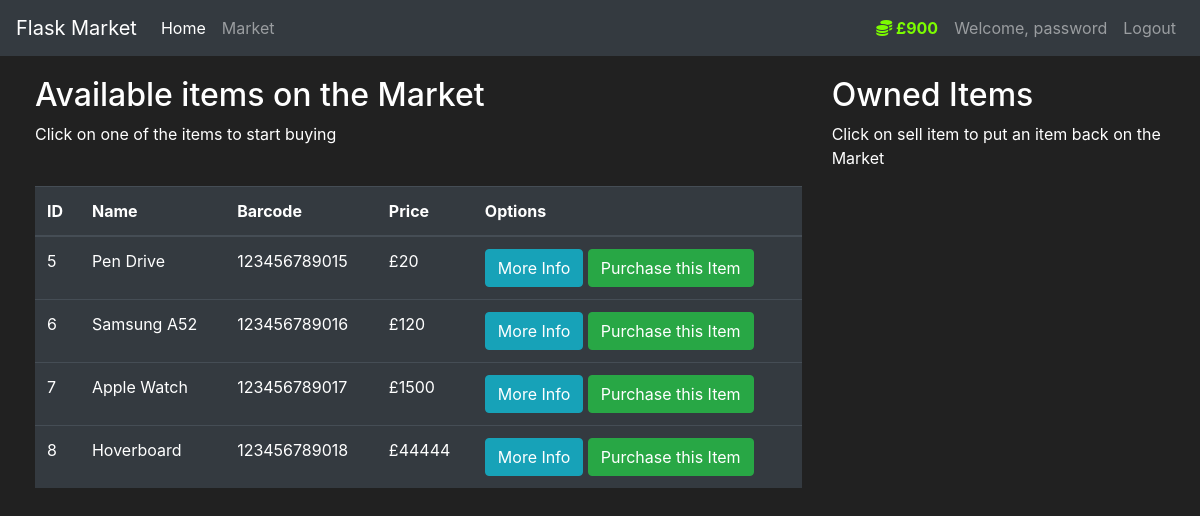
/market (signed in), run on an earlier commit of the app's database.
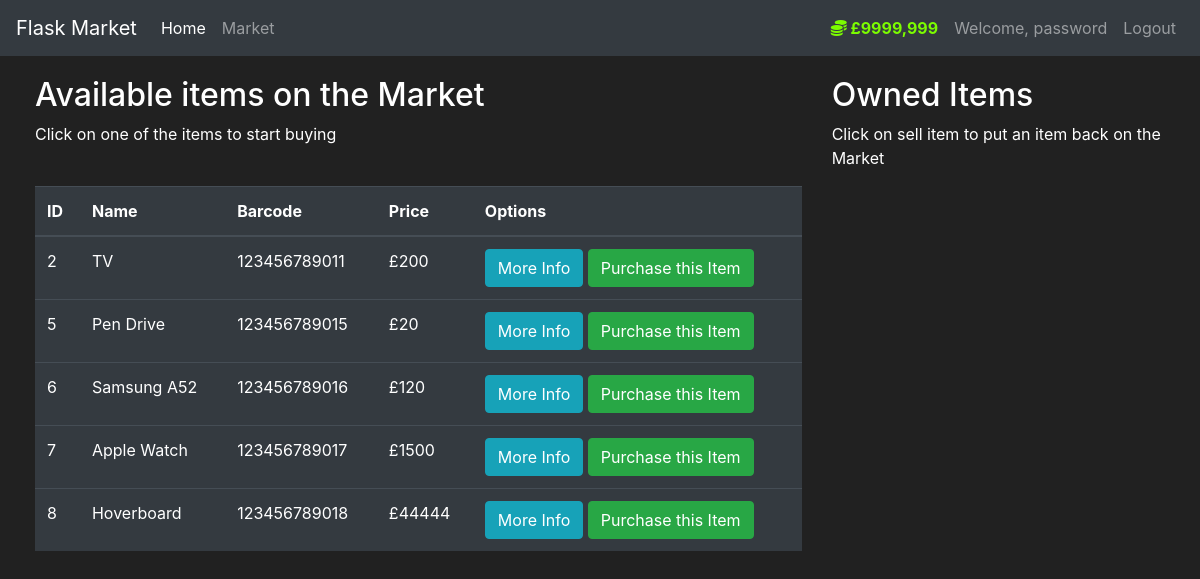
And on a later commit of the database.
### market/models.py (models this page shows, shortened)
class User(db.Model, UserMixin):
    id = db.Column(db.Integer(), primary_key=True)
    username = db.Column(db.String(length=30), nullable=False, unique=True)
    email_address = db.Column(db.String(length=50), nullable=False, unique=True)
    password_hash = db.Column(db.String(length=60), nullable=False)
    budget = db.Column(db.Integer(), nullable=False, default=1000)
    items = db.relationship('Item', backref='owned_user', lazy=True)
    @property
    def password(self):
        return self.password
    @property
    def prettier_budget(self):
        if len(str(self.budget)) >= 4:
            return f'£{str(self.budget)[:-3]},{str(self.budget)[-3:]}'
        else:
            return f'£{self.budget}'

class Item(db.Model):
    id = db.Column(db.Integer(), primary_key=True)
    name = db.Column(db.String(length=30), nullable=False, unique=True)
    price = db.Column(db.Integer(), nullable=False)
    barcode = db.Column(db.String(length=12), nullable=False, unique=True)
    description = db.Column(db.String(length=1024), nullable=False, unique=True)
    owner = db.Column(db.Integer(), db.ForeignKey('user.id'))

### market/routes.py (the view, shortened to what this page needs)
@app.route('/market', methods=['GET', 'POST'])
@login_required
def market_page():
    purchase_form = PurchaseItemForm()
    items = Item.query.filter_by(owner=None)
    return render_template('market.html', items=items, purchase_form=purchase_form)

### market/models.py (called while the page is built)
@login_manager.user_loader
def load_user(user_id):
    return User.query.get(int(user_id))

### market/templates/market.html (shortened to what this page needs)
{% extends 'base.html' %}
{% block content %}
<div class="row" style="margin-top:20px; margin-left:20px">
    <div class="col-8">
        <h2>Available items on the Market</h2>
        <p>Click on one of the items to start buying</p>
        <br>
        <table class="table table-hover table-dark">
            <thead>
            <tr>
                <th scope="col">ID</th>
                <th scope="col">Name</th>
                <th scope="col">Barcode</th>
                <th scope="col">Price</th>
                <th scope="col">Options</th>
            </tr>
            </thead>
            <tbody>
            {% for item in items %}
            <tr>
                <td>{{ item.id }}</td>
                <td>{{ item.name }}</td>
                <td>{{ item.barcode }}</td>
                <td>£{{ item.price }}</td>
                <td>
                    <button class="btn btn-outline btn-info" data-toggle="modal"
                            data-target="#Modal-MoreInfo-{{ item.id }}">More Info
                    </button>
                    <button class="btn btn-outline btn-success" data-toggle="modal"
                            data-target="#Modal-PurchaseConfirm-{{ item.id }}">Purchase this Item
                    </button>
                </td>
            </tr>
            {% endfor %}
            </tbody>
        </table>
    </div>
    <div class="col-4">
        <h2>Owned Items</h2>
        <p>Click on sell item to put an item back on the Market</p>
        <br>
    </div>
</div>
{% endblock %}

### market/templates/base.html (shortened to what this page needs)
<!doctype html>
<html lang="en">
<head>
    <link rel="stylesheet" href="https://cdn.jsdelivr.net/npm/bootstrap@4.5.3/dist/css/bootstrap.min.css"
>
    <link rel="stylesheet" href="https://cdnjs.cloudflare.com/ajax/libs/font-awesome/6.3.0/css/all.min.css">
</head>
<body>
<nav class="navbar navbar-expand-md navbar-dark bg-dark">
    <a class="navbar-brand" href="#">Flask Market</a>
    <div class="collapse navbar-collapse" id="navbarNav">
        <ul class="navbar-nav mr-auto">
            <li class="nav-item active">
                <a class="nav-link" href="{{ url_for('home_page') }}">Home <span class="sr-only">(current)</span></a>
            </li>
            <li class="nav-item">
                <a class="nav-link" href="{{ url_for('market_page') }}">Market</a>
            </li>
        </ul>
        {% if current_user.is_authenticated %}
        <ul class="navbar-nav">
            <li class="nav-item">
                <a class="nav-link" style="color: lawngreen; font-weight: bold">
                    <i class="fas fa-coins"></i>
                    {{ current_user.prettier_budget }}
                </a>
            </li>
            <li class="nav-item">
                <a class="nav-link">Welcome, {{ current_user.username }}</a>
            </li>
            <li class="nav-item">
                <a class="nav-link" href="{{ url_for('logout_page') }}">Logout</a>
            </li>
        </ul>
        {% endif %}
    </div>
</nav>
{% block content %}
{% endblock %}
</body>
</html>

### market/templates/base.html (style rules this page uses)
body { background-color: #212121; color: white }

What changed in the data, as far as the page shows it:
changed User "password": prettier_budget "£900" → "£9999,999"
now on this page (row edited): Item: id "2", name "TV", barcode "123456789011", price "200"
